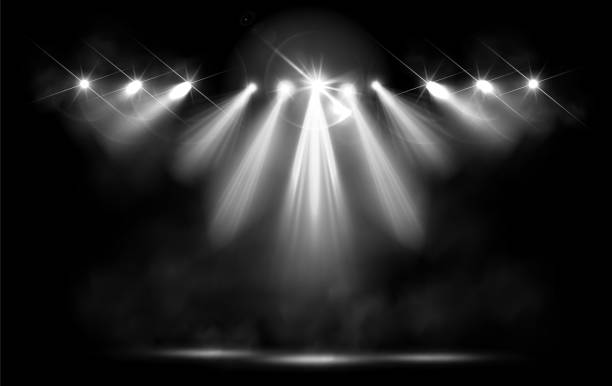
#> input picture ml/11.jpg, 612 x 386 px
$ jupyter execute --allow-errors er.ipynb
#> lines starting #> are read from the running program, lines starting #| are printed output that depends on the picture
[cell 1]
import cv2
import numpy as np
import matplotlib.pyplot as plt
#Load image
img1=cv2.imread('11.jpg')
#> img1 is the input picture: shape (386, 612, 3); min 0, max 255, mean 38.6
# img= cv2.cvtColor(img, cv2.COLOR_BGR2GRAY)
# i1= cv2.bitwise_not(img1)
k1=np.ones((3,3), np.uint8)
#Erosion
erosion=cv2.erode(img1,k1,iterations=1)
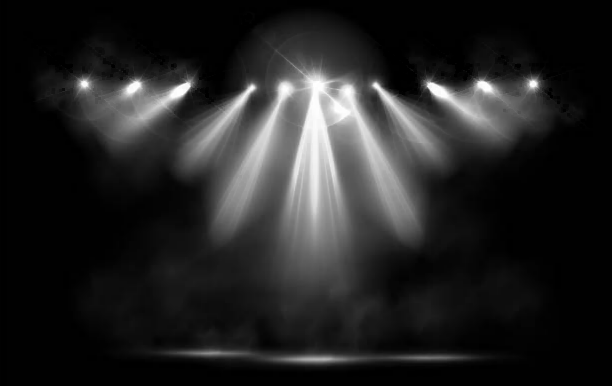
#> erosion: shape (386, 612, 3); min 0, max 255, mean 35.4
#Dilation
dilation=cv2.dilate(img1,k1, iterations=1)
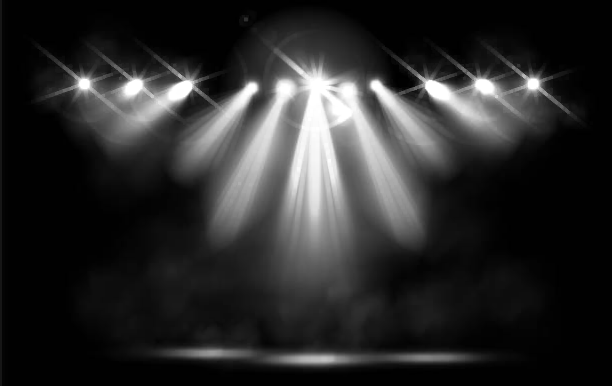
#> dilation: shape (386, 612, 3); min 0, max 255, mean 42.1
# [4 lines of commented-out code are left out]
cv2.imshow('Source', img1)
cv2.imshow('Erosion', erosion)
cv2.imshow('Dialtion', dilation)
cv2.waitKey(0)
#> (the rest of this cell did not finish here and is left out)

$ run again, with ml/12.jpg copied over ml/11.jpg
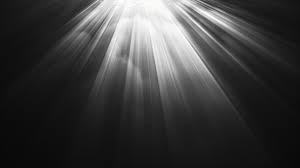
#> input picture ml/12.jpg, 300 x 168 px
#> img1 is the input picture: shape (168, 300, 3); mean B, G, R 60, 60, 60
#> `erosion=cv2.erode(img1,k1,iterations=1)`:
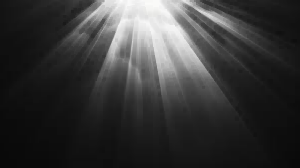
#> erosion: shape (168, 300, 3); mean B, G, R 55.2, 55.2, 55.2
#> `dilation=cv2.dilate(img1,k1, iterations=1)`:
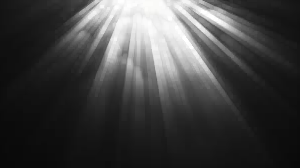
#> dilation: shape (168, 300, 3); mean B, G, R 65, 65.1, 65.1

$ run again, with ml/13.jpg copied over ml/11.jpg
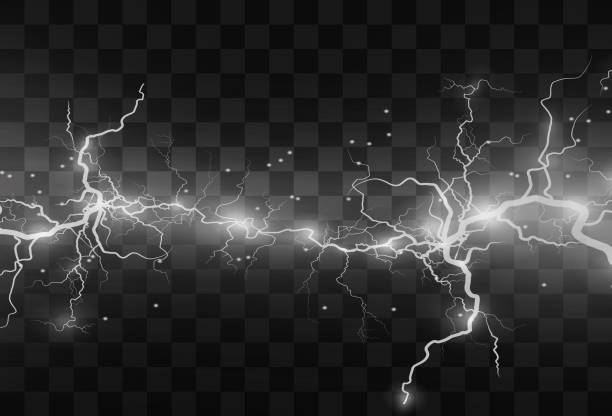
#> input picture ml/13.jpg, 612 x 416 px
#> img1 is the input picture: shape (416, 612, 3); mean B, G, R 50.8, 50.8, 50.8
#> `erosion=cv2.erode(img1,k1,iterations=1)`:
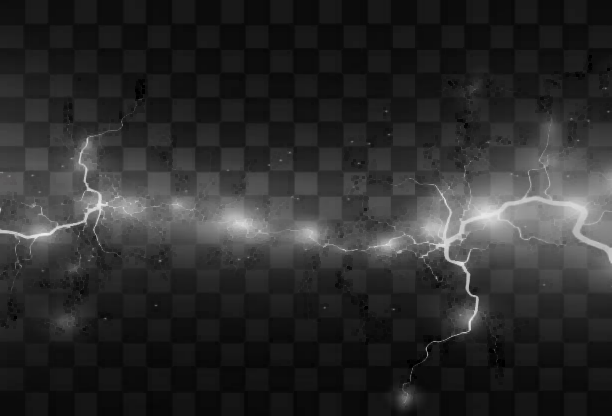
#> erosion: shape (416, 612, 3); mean B, G, R 44.5, 44.5, 44.5
#> `dilation=cv2.dilate(img1,k1, iterations=1)`:
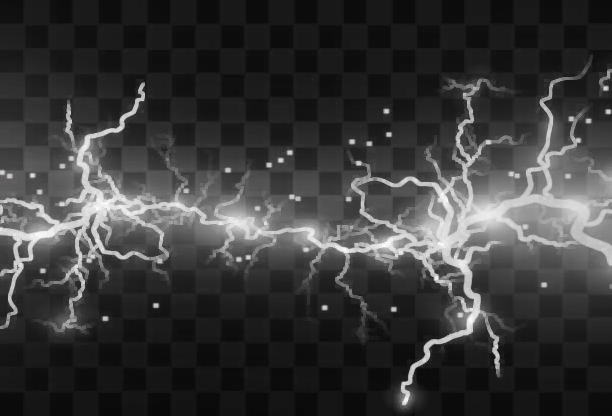
#> dilation: shape (416, 612, 3); mean B, G, R 58.3, 58.3, 58.3
